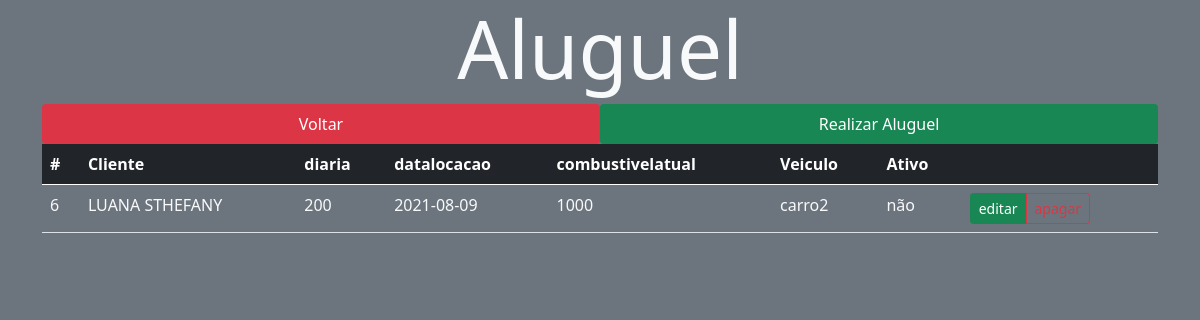
The page /src/views/vendas.php on the database as committed earlier.
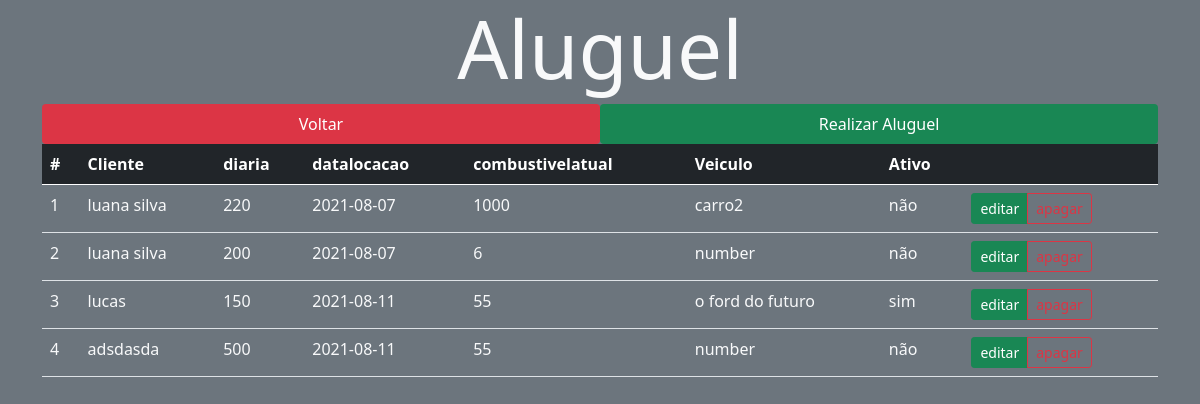
The same page on the database as committed later.
### tables this page shows
CREATE TABLE `aluguel` (
  `idaluguel` int(11) NOT NULL,
  `idcliente` int(11) NOT NULL,
  `diaria` varchar(200) NOT NULL,
  `datalocacao` date NOT NULL,
  `combustivelatual` varchar(200) NOT NULL,
  `ativo` tinyint(1) NOT NULL
);

CREATE TABLE `cliente` (
  `idcliente` int(11) NOT NULL,
  `nome` varchar(200) NOT NULL,
  `email` varchar(200) NOT NULL,
  `endereco` varchar(200) NOT NULL,
  `telefone` varchar(200) NOT NULL
);

CREATE TABLE `veiculo` (
  `idveiculo` int(11) NOT NULL,
  `idtipoveiculo` int(11) NOT NULL,
  `idmodelo` int(11) NOT NULL,
  `idseguro` int(11) NOT NULL,
  `ano` varchar(200) NOT NULL,
  `cor` varchar(200) NOT NULL,
  `placa` varchar(200) NOT NULL,
  `status` varchar(200) NOT NULL,
  `nome` varchar(200) NOT NULL
);

### src/controller/VendasController.php (called while the page is built, shortened)
<?php
require_once '../model/Venda.php';
require_once '../model/Database.php';
class VendasController extends aluguel
{
    protected $tabela = 'aluguel';
    public function findAll()
    {
        $query = "SELECT * FROM $this->tabela";
        $stm = Database::prepare($query);
        $stm->execute();
        $aluguels = array();
        foreach ($stm->fetchAll() as $aluguel) {
             $query2 = "SELECT * FROM itemaluguel WHERE idaluguel = $aluguel->idaluguel";
             $stm2 = Database::prepare($query2);
             $stm2->execute();
             $a = $stm2->fetch(PDO::FETCH_OBJ);
             $query3 = "SELECT * FROM veiculo WHERE idveiculo = $a->idveiculo";
             $stm3 = Database::prepare($query3);
             $stm3->execute();
             $b = $stm3->fetch(PDO::FETCH_OBJ);
            array_push(
                $aluguels,
                new aluguel($aluguel->idaluguel, $aluguel->idcliente, $aluguel->diaria, $aluguel->datalocacao, $aluguel->combustivelatual,$b->nome, $aluguel->ativo )
            );
        }
        return $aluguels;
    }
}

### src/model/Database.php (called while the page is built, shortened)
<?php
class Database
{
    private static $instance;
    public static function getInstance()
    {
        if (!isset(self::$instance)) {
            try {
                self::$instance = new PDO('mysql:host=' . HOST . '; dbname=' . BASE, USER, PASS);
                self::$instance->setAttribute(PDO::ATTR_ERRMODE, PDO::ERRMODE_EXCEPTION);
                self::$instance->setAttribute(PDO::ATTR_DEFAULT_FETCH_MODE, PDO::FETCH_OBJ);
            } catch (PDOException $error) {
                echo $error->getMessage();
            }
        }
        return self::$instance;
    }
    public static function prepare($sql)
    {
        return self::getInstance()->prepare($sql);
    }
}

### src/model/Venda.php (called while the page is built, shortened)
<?php
class aluguel
{
    private $idaluguel;
    private $idcliente;
    private $diaria;
    private $datalocacao;
    private $combustivelatual;
    private $nome;
    private $ativo;
    public function __construct($idaluguel, $idcliente,$diaria,$datalocacao,$combustivelatual,$nome,$ativo)
    {
        $this->idaluguel = $idaluguel;
        $this->idcliente = $idcliente;
        $this->diaria = $diaria;
        $this->datalocacao = $datalocacao;
        $this->combustivelatual = $combustivelatual;
        $this->nome = $nome;
        $this->ativo = $ativo;
    }
    public function getidaluguel()
    {
        return $this->idaluguel;
    }
    public function getidcliente()
    {
        return $this->idcliente;
    }
    public function getnome()
    {
        return $this->nome;
    }
        public function getdiaria()
    {
        return $this->diaria;
    }
    public function getdatalocacao()
    {
        return $this->datalocacao;
    }
        public function getcombustivelatual()
    {
        return $this->combustivelatual;
    }
        public function getativo()
    {
        return $this->ativo;
    }
}

### src/controller/ClientesController.php (called while the page is built, shortened)
<?php
require_once '../model/cliente.php';
require_once '../model/Database.php';
class ClientesController extends cliente
{
    protected $tabela = 'cliente';
    public function findOne($idcliente)
    {
        $query = "SELECT * FROM $this->tabela WHERE idcliente = :id";
        $stm = Database::prepare($query);
        $stm->bindParam(':id', $idcliente, PDO::PARAM_INT);
        $stm->execute();
        $cliente = new cliente(null, null, null, null, null);
        foreach ($stm->fetchAll() as $cl) {
            $cliente->setidcliente($cl->idcliente);
            $cliente->setNome($cl->nome);
            $cliente->setemail($cl->email);
            $cliente->setendereco($cl->endereco);
            $cliente->settelefone($cl->telefone);
        }
        return $cliente;
    }
}

### src/model/cliente.php (called while the page is built, shortened)
<?php
class cliente
{
    private $nome;
    public function __construct($idcliente, $nome, $email,$endereco,$telefone)
    {
        $this->nome = $nome;
    }
    public function getNome()
    {
        return $this->nome;
    }
    public function setNome($nome)
    {
        $this->nome = $nome;
    }
}

### src/views/vendas.php (the view, shortened to what the changed rows need)
<!DOCTYPE html>
<html lang="pt_br">
<head>
    <link href="https://cdn.jsdelivr.net/npm/bootstrap@5.0.1/dist/css/bootstrap.min.css" rel="stylesheet">
    <link rel="stylesheet" href="../../public/styles/main.css">
</head>
<body class="bg-secondary">
    <div class="container">
        <h1 class="display-1 text-center text-light">Aluguel</h1>
        <table class="table">
            <thead class="table-dark">
                <th>#</th>
                <th>Cliente</th>
                <th>diaria</th>
                <th>datalocacao</th>
                <th>combustivelatual</th>
                <th>Veiculo</th>
                <th>Ativo</th>
                <th></th>
            </thead>
            <tbody>
                <?php
                    require_once '../controller/VendasController.php';
                    require_once '../controller/ClientesController.php';
                    $aluguels = new VendasController();
                    $clientes = new ClientesController();
                    foreach ($aluguels->findAll() as $aluguel) {
                        $R=$aluguel->getativo(); if($R== 1){$r="sim";}else{$r = "não";}    ?>
                        <tr class="text-light">
                            <td> <?= $aluguel->getidaluguel() ?> </td>
                            <td> <?= $clientes->findOne($aluguel->getidcliente())->getnome() ?> </td>
                            <td> <?= $aluguel->getdiaria() ?> </td>
                            <td> <?= $aluguel->getdatalocacao() ?> </td>
                            <td> <?= $aluguel->getcombustivelatual() ?> </td>
                            <td> <?= $aluguel->getnome() ?> </td>
                            <td> <?=$r ?> </td>
                            <td>
                                <div class="btn-group btn-group-sm">
                                    <a href="./editar-venda.php?id=<?= $aluguel->getidaluguel() ?>" class="btn btn-success">editar</a>
                                <a href="./apagar-venda.php?id=<?= $aluguel->getidaluguel() ?>" onclick="return confirm('Tem certeza de que deseja excluir este item?');"class="btn btn-outline-danger">apagar</a>
                                </div>
                            </td>
                        </tr> <?php
                    }
                ?>
            </tbody>
        </table>
    </div>
</body>
</html>

Rows that differ between the two databases and show on the page:
removed aluguel: idaluguel "6", idcliente.telefone "LUANA STHEFANY", diaria "200", datalocacao "2021-08-09", combustivelatual "1000", ativo "não"
added aluguel: idaluguel "1", idcliente.telefone "luana silva", diaria "220", datalocacao "2021-08-07", combustivelatual "1000", ativo "não"
added aluguel: idaluguel "2", idcliente.telefone "luana silva", diaria "200", datalocacao "2021-08-07", combustivelatual "6", ativo "não"
added veiculo: nome "number"
added aluguel: idaluguel "3", idcliente.telefone "lucas", diaria "150", datalocacao "2021-08-11", combustivelatual "55", ativo "sim"
added veiculo: nome "o ford do futuro"
added aluguel: idaluguel "4", idcliente.telefone "adsdasda", diaria "500", datalocacao "2021-08-11", combustivelatual "55", ativo "não"
